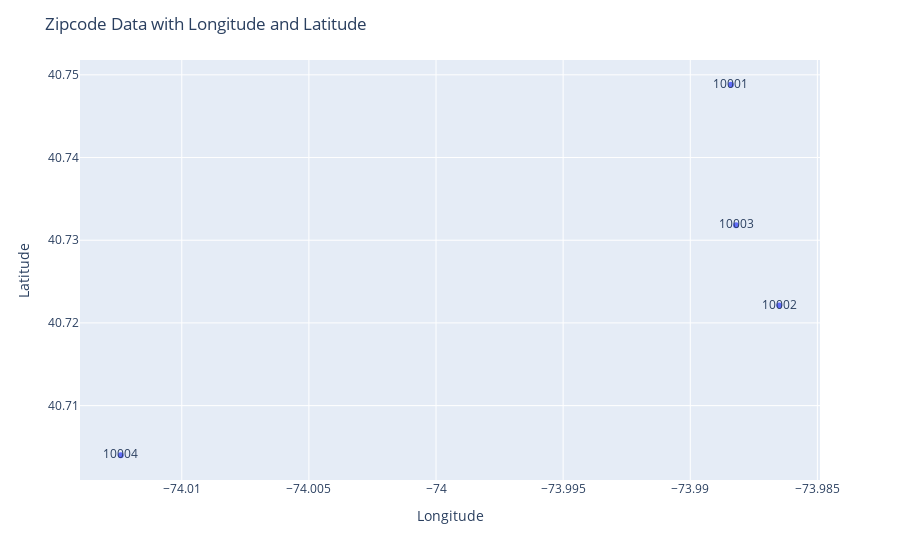

Source (notebook cell):
### Code cell
import plotly.express as px
import pandas as pd

# create a sample dataframe with zipcode, longitude and latitude data
df = pd.DataFrame({'Zipcode': [10001, 10002, 10003, 10004],
                   'Longitude': [-73.9884, -73.9865, -73.9882, -74.0124],
                   'Latitude': [40.7488, 40.7221, 40.7318, 40.7040]})

# create a scatter plot with zipcode as the text label for each point
fig = px.scatter(df, x='Longitude', y='Latitude', text='Zipcode')

# customize the layout
fig.update_layout(title='Zipcode Data with Longitude and Latitude',
                  xaxis_title='Longitude',
                  yaxis_title='Latitude')

# show the plot
fig.show()

### Figure 1 — Plotly figure (JSON) as saved in the notebook; plotly's stock layout.template omitted (floating-point values rounded to 4 significant figures)
{"data": [{"hovertemplate": "Longitude=%{x}<br>Latitude=%{y}<br>Zipcode=%{text}<extra></extra>", "legendgroup": "", "marker": {"color": "#636efa", "symbol": "circle"}, "mode": "markers+text", "name": "", "orientation": "v", "showlegend": false, "text": [10001, 10002, 10003, 10004], "type": "scatter", "x": [-73.99, -73.99, -73.99, -74.01], "xaxis": "x", "y": [40.75, 40.72, 40.73, 40.7], "yaxis": "y"}], "layout": {"legend": {"tracegroupgap": 0}, "margin": {"t": 60}, "title": {"text": "Zipcode Data with Longitude and Latitude"}, "xaxis": {"anchor": "y", "domain": [0, 1], "title": {"text": "Longitude"}}, "yaxis": {"anchor": "x", "domain": [0, 1], "title": {"text": "Latitude"}}}}
